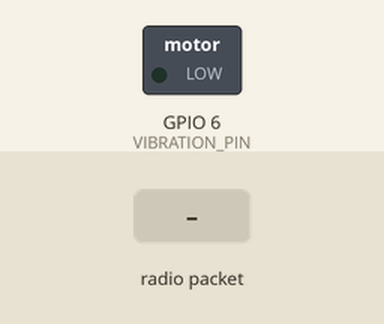
Recording of a sketch running on a simulated ESP32-S3. Shown: switched loads named in the sketch (green lamp = pin HIGH). The test bench sets the inputs (shaded band). What the sketch prints to the serial monitor is not drawn.

Above: at 1.2 s.
1.3 s: radio packet "1" arrives
Timing chart, 0 to 4.3 s (numbered marks = the images above; inputs shaded):
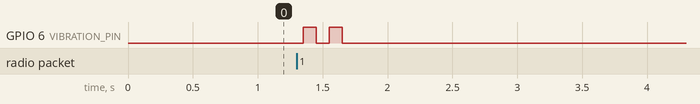

Measured:
- after the input at 1.3 s, GPIO 6 (VIBRATION_PIN): alternates HIGH for 0.10 s and LOW for 0.10 s, 4 changes in all, then stays LOW, starting after 0.05 s

The sketch:

watch_slave_esp.ino
```cpp
#include <WiFi.h>
#include <esp_now.h>

#define VIBRATION_PIN 6

void vibrate() {
    for (int i = 0; i < 2; i++) {
        digitalWrite(VIBRATION_PIN, HIGH);
        delay(100);
        digitalWrite(VIBRATION_PIN, LOW);
        delay(100);
    }
}

// Updated callback function with the correct parameters
void OnDataRecv(const esp_now_recv_info_t *info, const uint8_t *incomingData, int len) {
    Serial.print("Received: ");
    Serial.println((char *)incomingData);
    vibrate();
}

void setup() {
    Serial.begin(115200);
    pinMode(VIBRATION_PIN, OUTPUT);

    WiFi.mode(WIFI_STA);
    if (esp_now_init() != ESP_OK) {
        Serial.println("ESP-NOW Init Failed");
        return;
    }

    // Register the corrected callback function
    esp_now_register_recv_cb(OnDataRecv);
}

void loop() {
    // Everything is handled in OnDataRecv
}
```
